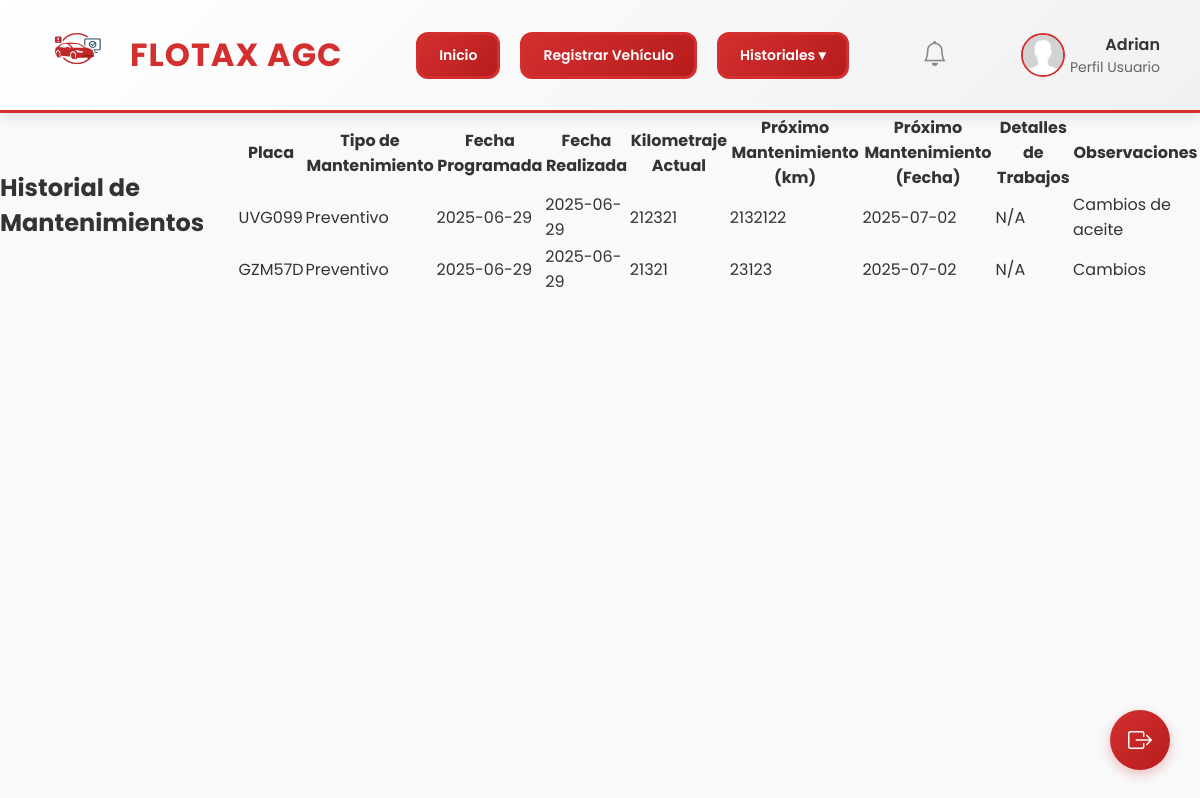
The app's page /roles/usuario/historiales/mantenimiento.php (signed in) with its own data.
### tables this page shows
CREATE TABLE `usuarios` (
  `documento` varchar(20) NOT NULL,
  `nombre_completo` varchar(100) NOT NULL,
  `email` varchar(100) NOT NULL,
  `password` varchar(500) NOT NULL,
  `telefono` bigint(20) NOT NULL,
  `id_estado_usuario` int(11) NOT NULL,
  `id_rol` int(11) NOT NULL,
  `reset_token` varchar(255) DEFAULT NULL,
  `reset_expira` datetime DEFAULT NULL,
  `joined_at` timestamp NOT NULL DEFAULT current_timestamp() ON UPDATE current_timestamp(),
  `foto_perfil` varchar(255) DEFAULT NULL,
  `fecha_nacimiento` date DEFAULT NULL,
  `nit_empresa` int(11) DEFAULT NULL
);

CREATE TABLE `mantenimiento` (
  `id_mantenimiento` int(11) NOT NULL,
  `placa` varchar(10) NOT NULL,
  `id_tipo_mantenimiento` varchar(50) NOT NULL,
  `fecha_programada` date NOT NULL,
  `fecha_realizada` date DEFAULT NULL,
  `observaciones` text DEFAULT NULL,
  `kilometraje_actual` int(11) DEFAULT NULL,
  `proximo_cambio_km` int(11) DEFAULT NULL,
  `proximo_cambio_fecha` date DEFAULT NULL
);

CREATE TABLE `vehiculos` (
  `placa` varchar(10) NOT NULL,
  `tipo_vehiculo` int(11) NOT NULL,
  `Documento` varchar(20) NOT NULL,
  `id_marca` varchar(50) NOT NULL,
  `modelo` varchar(50) NOT NULL,
  `kilometraje_actual` bigint(20) NOT NULL,
  `id_estado` varchar(50) NOT NULL,
  `fecha_registro` date NOT NULL,
  `foto_vehiculo` varchar(255) DEFAULT NULL COMMENT 'Ruta de la imagen del vehículo',
  `registrado_por` varchar(100) DEFAULT NULL
);

CREATE TABLE `tipo_mantenimiento` (
  `id_tipo_mantenimiento` varchar(50) NOT NULL,
  `descripcion` varchar(255) NOT NULL
);

### roles/usuario/historiales/mantenimiento.php (the view, shortened to what this page needs)
<?php
$db = new Database();
$con = $db->conectar();
$documento = $_SESSION['documento'] ?? null;
$nombre_completo = $_SESSION['nombre_completo'] ?? null;
$foto_perfil = $_SESSION['foto_perfil'] ?? null;
if (!$nombre_completo || !$foto_perfil) {
    $user_query = $con->prepare("SELECT nombre_completo, foto_perfil FROM usuarios WHERE documento = :documento");
    $user_query->bindParam(':documento', $documento, PDO::PARAM_STR);
    $user_query->execute();
    $user = $user_query->fetch(PDO::FETCH_ASSOC);
    $nombre_completo = $user['nombre_completo'] ?? 'Usuario';
}
$mantenimientos_query = $con->prepare("
    SELECT m.*, v.placa, tm.descripcion AS tipo_mantenimiento,
           GROUP_CONCAT(c.Trabajo, ': $', d.subtotal) AS detalles_trabajos
    FROM mantenimiento m
    JOIN vehiculos v ON m.placa = v.placa
    JOIN tipo_mantenimiento tm ON m.id_tipo_mantenimiento = tm.id_tipo_mantenimiento
    LEFT JOIN detalles_mantenimiento_clasificacion d ON m.id_mantenimiento = d.id_mantenimiento
    LEFT JOIN clasificacion_trabajo c ON d.id_trabajo = c.id
    WHERE v.Documento = :documento
    GROUP BY m.id_mantenimiento
");
$mantenimientos_query->bindParam(':documento', $documento, PDO::PARAM_STR);
$mantenimientos_query->execute();
$mantenimientos = $mantenimientos_query->fetchAll(PDO::FETCH_ASSOC);
?>
<!DOCTYPE html>
<html lang="es">
<head>
    <link rel="stylesheet" href="https://cdnjs.cloudflare.com/ajax/libs/font-awesome/6.5.0/css/all.min.css">
    <link rel="stylesheet" href="../css/styles.css">
    <link href="https://cdn.jsdelivr.net/npm/bootstrap-icons@1.10.0/font/bootstrap-icons.css" rel="stylesheet">
</head>
<body>
    <?php include('../header.php'); ?>
    <div class="container">
        <form method="POST" action="">
            <div class="form-group">
     <h2>Historial de Mantenimientos</h2>
    <table>
        <thead>
            <tr>
                <th>Placa</th>
                <th>Tipo de Mantenimiento</th>
                <th>Fecha Programada</th>
                <th>Fecha Realizada</th>
                <th>Kilometraje Actual</th>
                <th>Próximo Mantenimiento (km)</th>
                <th>Próximo Mantenimiento (Fecha)</th>
                <th>Detalles de Trabajos</th>
                <th>Observaciones</th>
            </tr>
        </thead>
        <tbody>
            <?php foreach ($mantenimientos as $mantenimiento): ?>
                <tr <?php
                    $hoy = new DateTime();
                    $proximo = new DateTime($mantenimiento['proximo_cambio_fecha']);
                    $diferencia_dias = $hoy->diff($proximo)->days;
                    if ($proximo >= $hoy && $diferencia_dias <= 30) {
                        echo 'class="alerta"';
                    }
                ?>>
                    <td><?php echo htmlspecialchars($mantenimiento['placa']); ?></td>
                    <td><?php echo htmlspecialchars($mantenimiento['tipo_mantenimiento']); ?></td>
                    <td><?php echo htmlspecialchars($mantenimiento['fecha_programada']); ?></td>
                    <td><?php echo htmlspecialchars($mantenimiento['fecha_realizada'] ?: 'No realizada'); ?></td>
                    <td><?php echo htmlspecialchars($mantenimiento['kilometraje_actual'] ?: 'N/A'); ?></td>
                    <td><?php echo htmlspecialchars($mantenimiento['proximo_cambio_km'] ?: 'N/A'); ?></td>
                    <td><?php echo htmlspecialchars($mantenimiento['proximo_cambio_fecha'] ?: 'N/A'); ?></td>
                    <td><?php echo htmlspecialchars($mantenimiento['detalles_trabajos'] ?: 'N/A'); ?></td>
                    <td><?php echo htmlspecialchars($mantenimiento['observaciones'] ?: 'N/A'); ?></td>
                </tr>
            <?php endforeach; ?>
        </tbody>
    </table>
    </div>
</body>

### roles/usuario/header.php (shortened to what this page needs)
<?php
$no_leidas = 0;
?>
<div class="header">
    <div class="logo">
        <a href="<?= BASE_URL ?>/roles/usuario/index">
            <img src="<?= BASE_URL ?>/roles/usuario/css/img/logo_sinfondo.png" alt="Logo">
            <span class="empresa">Flotax AGC</span>
        </a>
    </div>
    <div class="menu">
        <a href="<?= BASE_URL ?>/roles/usuario/index" class="boton">Inicio</a>
        <a href="<?= BASE_URL ?>/roles/usuario/vehiculos/registrar_vehiculos" class="boton">Registrar Vehículo</a>
        <div class="dropdown">
            <a href="#" class="boton">Historiales ▾</a>
        </div>
    </div>
    <div class="notificaciones">
        <button id="btnNotif" onclick="toggleNotificaciones()" class="campana">
            <?php if ($no_leidas > 0): ?>
                <i class="bi bi-bell-fill" style="color:#d32f2f"></i>
                <span id="notificacion-badge" class="badge badge-alert"><?= $no_leidas ?></span>
            <?php else: ?>
                <i class="bi bi-bell" style="color:#888"></i>
            <?php endif; ?>
        </button>
    </div>
    <div class="perfil" onclick="openModal()">
        <img src="<?= htmlspecialchars(BASE_URL . $_SESSION['foto_perfil']) ?>" alt="Foto de perfil" class="imagen-usuario">
        <div class="info-usuario">
            <span><?php echo htmlspecialchars($nombre_completo); ?></span>
            <span>Perfil Usuario</span>
        </div>
    </div>
</div>
<div class="sidebar" id="sidebar">
    <a href="<?= BASE_URL ?>/includes/salir" class="logout" title="Cerrar Sesión">
        <i class="bi bi-box-arrow-right"></i>
    </a>
</div>

### roles/usuario/css/styles.css (style rules this page uses)
* { margin: 0; padding: 0; box-sizing: border-box; font-family: 'Poppins', sans-serif; }
body { margin: 0; padding: 0; background-color: #f8f9fa; color: #333; }
.form-group { display: flex; justify-content: center; align-items: center; gap: 20px; }

### roles/usuario/header.php (style rules this page uses)
.header { display: flex; justify-content: space-between; align-items: center; background: linear-gradient(135deg, #ffffff, #f1f1f1); padding: 20px 40px; border-bottom: 3px solid #d32f2f; box-shadow: 0 4px 12px rgba(0, 0, 0, 0.1); }
.logo { display: flex; align-items: center; cursor: pointer; transition: transform 0.3s ease; }
.logo img { width: 75px; height: 70px; border-radius: 50%; margin-right: 15px; }
.empresa { font-size: 32px; font-weight: 700; color: #d32f2f; text-transform: uppercase; letter-spacing: 1px; }
.logo a { text-decoration: none; text-align:center; display: flex; align-items: center; }
.menu { display: flex; align-items: center; gap: 20px; }
.menu .boton { background: linear-gradient(135deg, #d32f2f, #b71c1c); color: #fff; padding: 10px 20px; border-radius: 12px; font-size: 14px; font-weight: 600; text-decoration: none; border: solid 3px #d32f2f; transition: transform 0.3s ease; }
.perfil { display: flex; align-items: center; cursor: pointer; transition: transform 0.3s ease; }
.imagen-usuario { width: 44px; height: 44px; border-radius: 50%; overflow: hidden; border: 2px solid var(--primary-color); background: #fff; display: flex; align-items: center; justify-content: center; margin-right: 5px; border: 2px solid #d32f2f; object-fit: cover; }
.info-usuario { text-align: right; }
.info-usuario span { display: block; color: #333; font-size: 16px; font-weight: 600; }
.info-usuario span:last-child { font-size: 14px; font-weight: 400; color: #666; }
.dropdown { position: relative; display: inline-block; }
.boton { background-color:rgb(255, 255, 255); color: white; padding: 10px 20px; text-decoration: none; display: inline-block; }
.sidebar { position: fixed; bottom: 30px; right: 30px; z-index: 10; }
.logout { display: flex; align-items: center; justify-content: center; width: 60px; height: 60px; background: linear-gradient(135deg, #d32f2f, #b71c1c); color: #fff; border-radius: 50%; text-decoration: none; font-size: 24px; box-shadow: 0 4px 12px rgba(211, 47, 47, 0.3); transition: transform 0.3s ease, box-shadow 0.3s ease; position: relative; }
.logout::after { content: attr(title); position: absolute; bottom: 100%; right: 0; background-color: #333; color: #fff; padding: 5px 10px; border-radius: 5px; font-size: 14px; white-space: nowrap; opacity: 0; visibility: hidden; transition: opacity 0.3s ease, visibility 0.3s ease; }
.notificaciones { position: relative; }
.campana { background: none; border: none; cursor: pointer; font-size: 25px; color: #d32f2f; }

### records on screen
usuarios: nombre_completo "Adrian"
mantenimiento: placa.placa "UVG099", id_tipo_mantenimiento.descripcion "Preventivo", fecha_programada "2025-06-29", fecha_realizada "2025-06-29", kilometraje_actual "212321", proximo_cambio_km "2132122", proximo_cambio_fecha "2025-07-02", detalles_trabajos "N/A", observaciones "Cambios de aceite"
mantenimiento: placa.placa "GZM57D", id_tipo_mantenimiento.descripcion "Preventivo", fecha_programada "2025-06-29", fecha_realizada "2025-06-29", kilometraje_actual "21321", proximo_cambio_km "23123", proximo_cambio_fecha "2025-07-02", detalles_trabajos "N/A", observaciones "Cambios"
